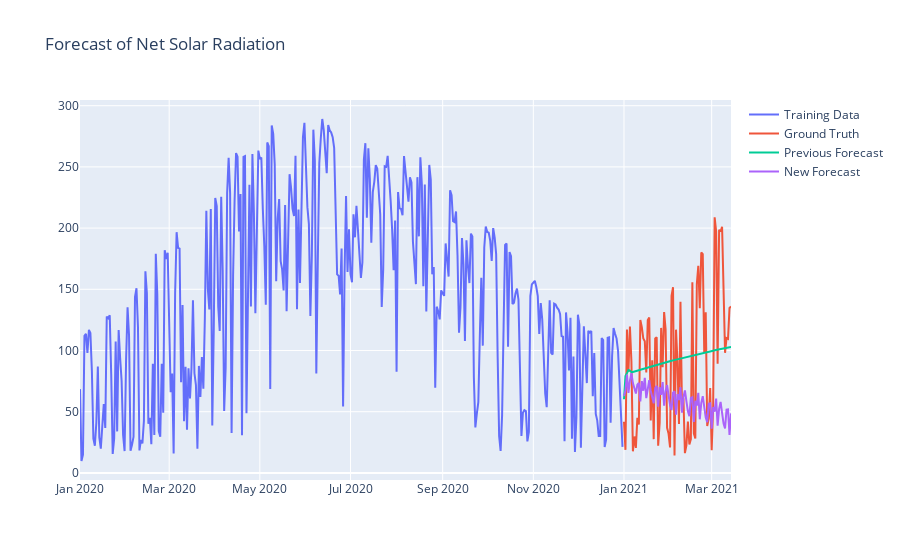

Notebook code for this chart:
### Code cell
sarima_forecast(train_d_1d, val_d['Goodwin_Creek_MS'].netsolar, df_arima_pred['predict_arima'],
               df_arima_pred['predict_sarimax1'])
